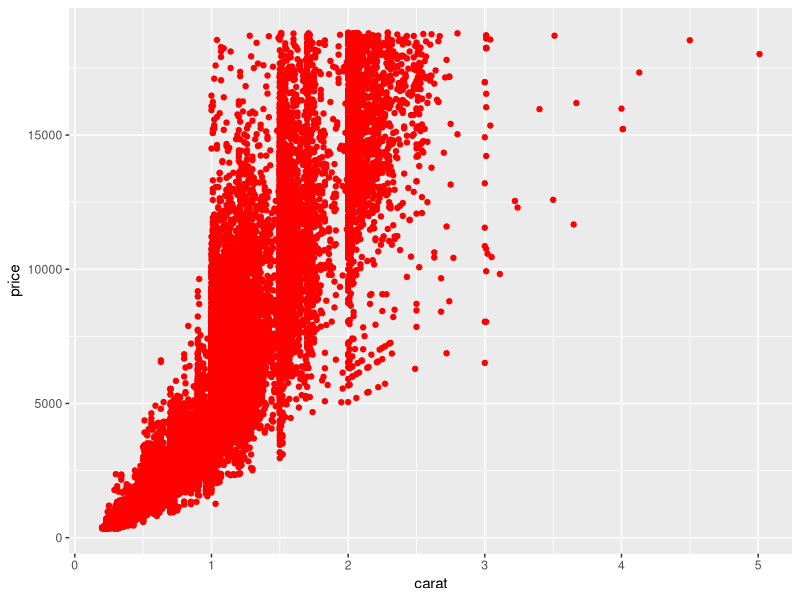

Source code (R):
# libreria ggplot2
#podemos definir grafico base y podemos añadirle capas 
# hay que decirle a R obligatoriamente: Data, Aesthethics (caracteristicas visuales asociadas a los datos),
# Geomteries (forma, line,bar,point,hist etc)
# Facets es lo de las capas creo
library(ggplot2)
library(dplyr) #interactuar con dataframes. 

data(diamonds)
str(diamonds)
summary(diamonds)

# le pasamos data, mapping tipo aes con sus ejes X e Y para enfrentar dos variables y por ultimo su geomeotria
ggplot(data=diamonds,mapping = aes(x=carat,y=price)) + geom_point(color='red')
# podemos poner color tanto en aes() donde podemos usar otra variable para ponerle color o bien en la geometria pero solo colores por defecto

